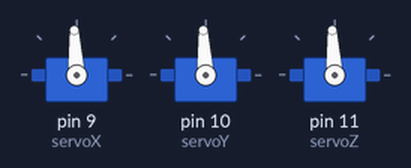
Bench run of a sketch on a simulated Arduino Uno, built with avr-gcc and run on an emulated ATmega328P. Shown: 3 × servo.

Above: at 0.1 s.
Timing chart, 0 to 1.6 s (numbered marks = the images above):
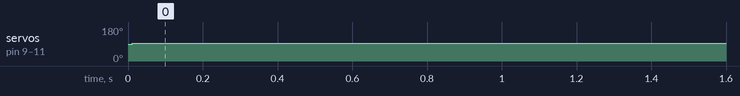

Measured:
- by itself, servo on pin 9 (servoX), servo on pin 10 (servoY), servo on pin 11 (servoZ): 90° → 93° at 0.01 s

The sketch:

stabilityMPU+PID.ino
```cpp
#include <Wire.h>
#include <MPU6050.h>
#include <Servo.h>

MPU6050 mpu;
Servo servoX, servoY, servoZ;

// Definições do PID
double Kp = 2.0;
double Ki = 0.5;
double Kd = 1.0;

double setpoint = 0.0;
double input, output;
double error, lastError = 0.0;
double integral = 0.0;
double derivative;

unsigned long lastTime;
double deltaTime = 0.01; // Intervalo de amostragem em segundos

void setup() {
  Wire.begin();
  mpu.initialize();

  servoX.attach(9);
  servoY.attach(10);
  servoZ.attach(11);

  lastTime = millis();
}

void loop() {
  unsigned long now = millis();
  double dt = (now - lastTime) / 1000.0;
  if (dt >= deltaTime) {
    lastTime = now;

    input = mpu.getAngleX(); // Obtenha o ângulo do giroscópio
    error = setpoint - input;

    integral += error * dt;
    derivative = (error - lastError) / dt;

    output = Kp * error + Ki * integral + Kd * derivative;

    // Aplique o controle de saída aos servos
    servoX.writeMicroseconds(1500 + output);
    servoY.writeMicroseconds(1500 + output);
    servoZ.writeMicroseconds(1500 + output);

    lastError = error;
  }
}
```

PID.ino
```cpp

```
